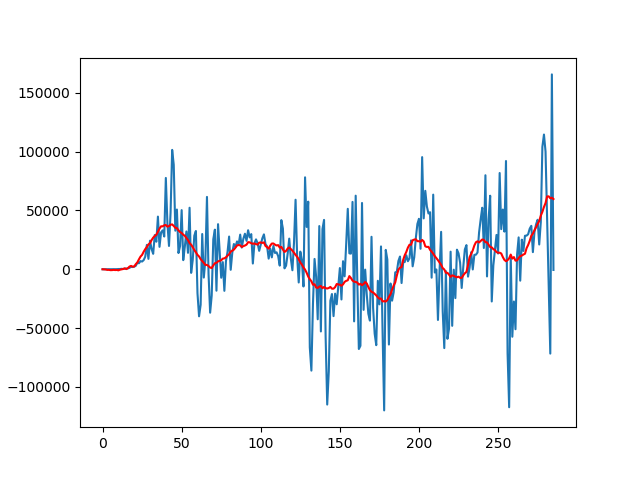
#> input picture DCGANs-GP/DCGANs-GP/savepoint/Test/plots/10.png, 640 x 480 px, found by its file name; its folder holds 3 pictures in this run
$ python preparedata.py
#> lines starting #> are read from the running program, lines starting #| are printed output that depends on the picture
import numpy as np
from PIL import Image
import os
datasource = r'./test'
savadir = r'./data'
i=0
for file in os.listdir(datasource):
    dataset = [np.array(Image.open(datasource+'/'+file+'/'+images)) for images in os.listdir(datasource+'/'+file)]
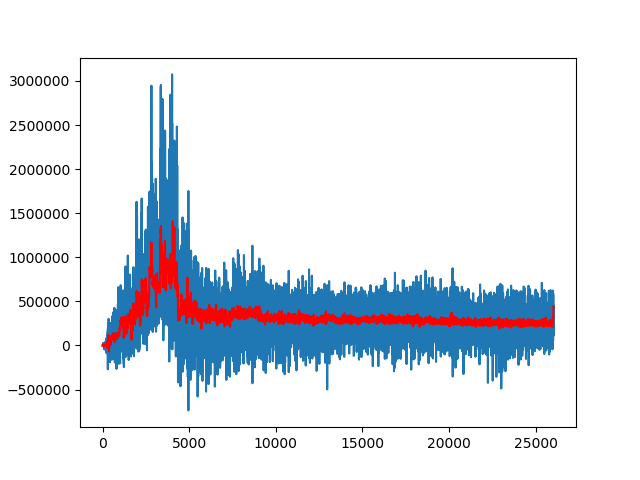
#> input picture DCGANs-GP/DCGANs-GP/savepoint/Test/plots/1000.png, 640 x 480 px, found by its file name
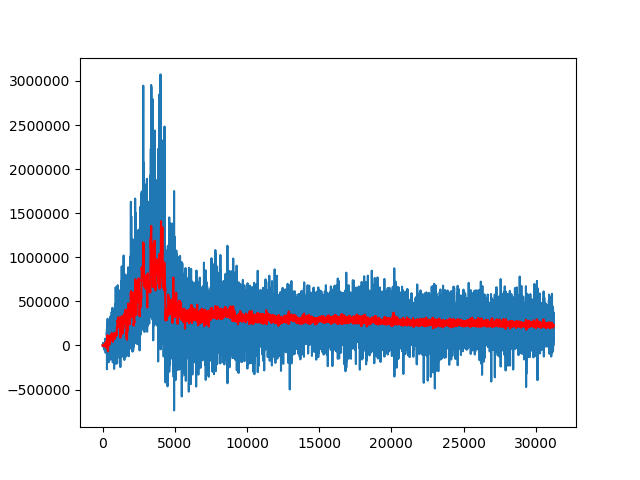
#> input picture DCGANs-GP/DCGANs-GP/savepoint/Test/plots/1200.png, 640 x 480 px, found by its file name
#> dataset = 3 items
    dataset = np.array(dataset)
    # np.save(savadir+'/'+'data%d'%(i),dataset)
    print(dataset)
#> (printed output is left out)
    print(dataset.shape)
#| (3, 480, 640, 4)
